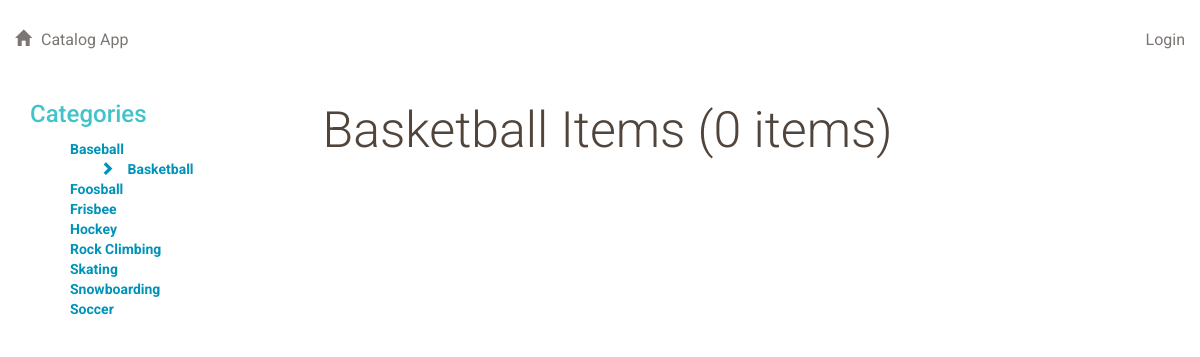
The app's page /catalog/Basketball/items/ with its own data.
### db.py (models this page shows, shortened)
class Category(Base):
    __tablename__ = 'category'
    id = Column(Integer, primary_key = True)
    name = Column(String(100), nullable = False, unique = True)
    user_id = Column(Integer, ForeignKey('user.id'))
    user = relationship(User)

### application.py (the view)
@app.route('/catalog/<path:category_name>/items/')
def showCategoryItemsByName(category_name):
    category_items = getCategoryItems(category_name)
    return render_template('ShowItems.html', \
                            categories = getCategories(), \
                            items = category_items, \
                            category_name = category_name, \
                            title = '%s Items (%s items)' % (category_name, len(category_items)))

### helper.py (called while the page is built)
def getCategories():
    return session.query(Category).order_by(asc(Category.name)).all()

def getCategoryItems(category_name):
    return session.query(Item).join(Item.category).filter(Category.name == category_name).all()

### templates/ShowItems.html (shortened to what this page needs)
{% extends "main.html" %}
{% block content %}
    <div>
        <h1>{{title}}</h1>
    </div>
{% endblock %}

### templates/inc/categories.html (shortened to what this page needs)
<div>
    <h2>Categories</h2>
</div>
<div>
<ul>
    {% for cat in categories %}
        <li><a href="{{url_for('showCategoryItemsByName', category_name = cat.name)}}">
        {% if category_name %}
            {% if category_name == cat.name %}
              <span class="glyphicon glyphicon-chevron-right" aria-hidden="true"></span>
            {% endif %}
        {% endif %}
        {{cat.name}}</a></li>
    {% endfor %}
</ul>
</div>

### static/styles.css (style rules this page uses)
* { font-family: "Helvetica Neue Bold", Roboto, Helvetica, Arial, sans-serif; font-weight: 700; }
h1 { font-family: "Helvetica Neue Light", Roboto, Helvetica, Arial, sans-serif; font-size: 50px; color: #51453B; line-height: 60px; font-weight: 300; }
h2 { font-size: 24px; color: #42C3C9; line-height: 29px; }
a { font-size: 14px; color: #0093B9; line-height: 17px; }
.glyphicon { margin-right: 10px; }
ul { list-style-type: none; }

### records on screen
Category: name "Baseball"
Category: name "Basketball"
Category: name "Foosball"
Category: name "Frisbee"
Category: name "Hockey"
Category: name "Rock Climbing"
Category: name "Skating"
Category: name "Snowboarding"
Category: name "Soccer"

### other values on screen
{{ title }} "Basketball Items (0 items)"
